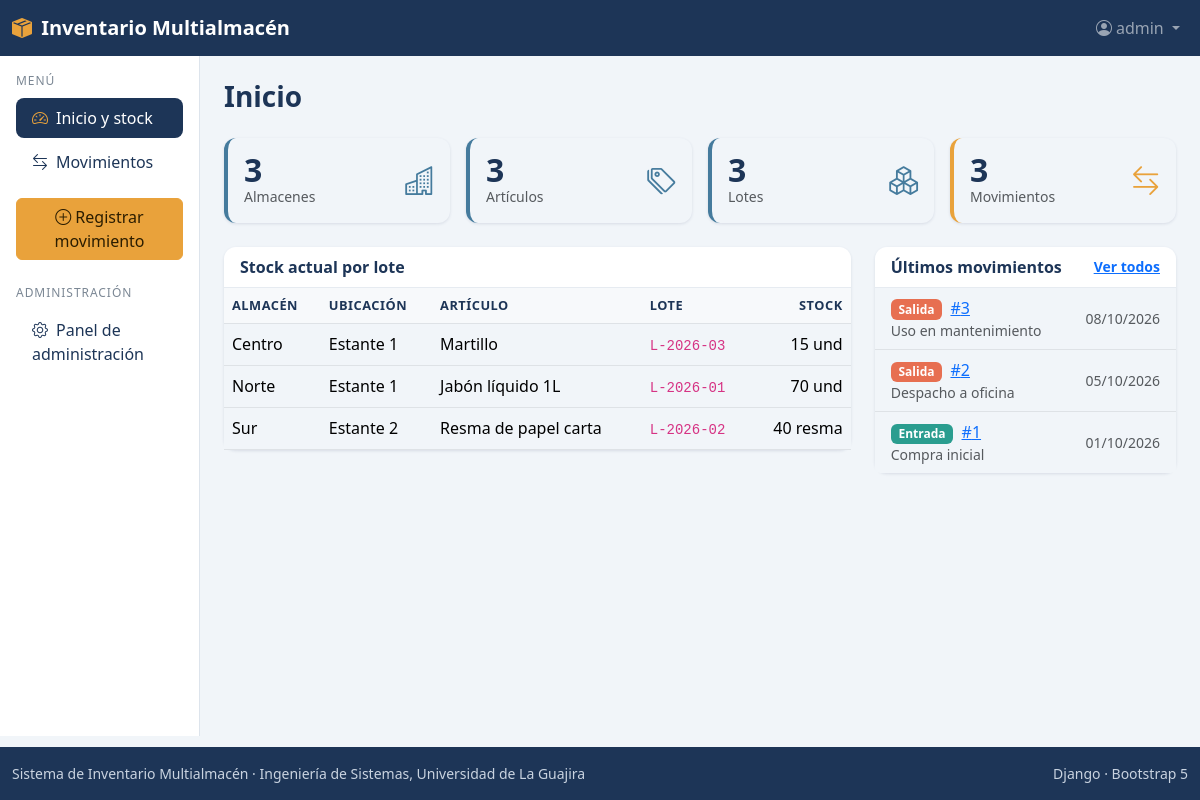
The app's page / (signed in) with its own data.
### lotes/models.py (models this page shows, shortened)
class Lote(models.Model):
    pk_lot_id = models.AutoField(primary_key=True)
    fk_art = models.ForeignKey(
        'articulos.Articulo', on_delete=models.CASCADE,
        db_column='fk_art_id', related_name='lotes',
        verbose_name='artículo',
    )
    fk_ubi = models.ForeignKey(
        'ubicaciones.Ubicacion', on_delete=models.PROTECT,
        db_column='fk_ubi_id', related_name='lotes',
        verbose_name='ubicación',
    )
    lot_codigo = models.CharField(max_length=30)
    lot_fecha_vencimiento = models.DateField(null=True, blank=True)
    class Meta:
        db_table = 'tbl_lote'
        constraints = [
            models.UniqueConstraint(fields=['fk_art', 'lot_codigo'],
                                    name='uq_lote_articulo_codigo'),
        ]

### ubicaciones/models.py (models this page shows, shortened)
class Ubicacion(models.Model):
    pk_ubi_id = models.AutoField(primary_key=True)
    fk_alm = models.ForeignKey(
        'almacenes.Almacen', on_delete=models.CASCADE,
        db_column='fk_alm_id', related_name='ubicaciones',
        verbose_name='almacén',
    )
    ubi_estante = models.CharField(max_length=30)
    ubi_descripcion = models.CharField(max_length=100, blank=True)
    class Meta:
        db_table = 'tbl_ubicacion'
        verbose_name = 'ubicación'
        verbose_name_plural = 'ubicaciones'
        constraints = [
            models.UniqueConstraint(fields=['fk_alm', 'ubi_estante'],
                                    name='uq_ubicacion_almacen_estante'),
        ]

### almacenes/models.py (models this page shows, shortened)
class Almacen(models.Model):
    pk_alm_id = models.AutoField(primary_key=True)
    alm_nombre = models.CharField(max_length=100, unique=True)
    alm_direccion = models.CharField(max_length=150)
    class Meta:
        db_table = 'tbl_almacen'
        verbose_name = 'almacén'
        verbose_name_plural = 'almacenes'

### articulos/models.py (models this page shows, shortened)
class Articulo(models.Model):
    pk_art_id = models.AutoField(primary_key=True)
    fk_cat = models.ForeignKey(
        'categorias.Categoria', on_delete=models.PROTECT,
        db_column='fk_cat_id', related_name='articulos',
        verbose_name='categoría',
    )
    art_codigo = models.CharField(max_length=30, unique=True)
    art_nombre = models.CharField(max_length=100)
    art_unidad = models.CharField(max_length=20)
    art_usa_lote = models.BooleanField(
        'se maneja por lotes', default=True,
        help_text='Desmarcar si el artículo solo se cuenta por cantidad.')
    class Meta:
        db_table = 'tbl_articulo'
        verbose_name = 'artículo'
        verbose_name_plural = 'artículos'

### movimientos/models.py (models this page shows, shortened)
class Movimiento(models.Model):
    ENTRADA = 'entrada'
    SALIDA = 'salida'
    TIPOS = [
        (ENTRADA, 'Entrada'),
        (SALIDA, 'Salida'),
    ]
    pk_mov_id = models.AutoField(primary_key=True)
    mov_fecha = models.DateField()
    mov_tipo = models.CharField(max_length=10, choices=TIPOS)
    mov_observacion = models.CharField(max_length=200, blank=True)
    lotes = models.ManyToManyField(
        'lotes.Lote', through='detalles_movimiento.DetalleMovimiento',
        related_name='movimientos',
    )
    class Meta:
        db_table = 'tbl_movimiento'
        verbose_name = 'movimiento'
        verbose_name_plural = 'movimientos'

### inicio/views.py (the view)
# urls.py: path('', views.InicioView.as_view(), name='inicio'),
class InicioView(LoginRequiredMixin, TemplateView):
    template_name = 'inicio/inicio.html'
    def get_context_data(self, **kwargs):
        ctx = super().get_context_data(**kwargs)
        ctx['total_almacenes'] = Almacen.objects.count()
        ctx['total_articulos'] = Articulo.objects.count()
        ctx['total_lotes'] = Lote.objects.count()
        ctx['total_movimientos'] = Movimiento.objects.count()
        ctx['lotes'] = (lotes_con_stock()
                        .order_by('fk_ubi__fk_alm__alm_nombre', 'fk_art__art_nombre'))
        ctx['ultimos'] = Movimiento.objects.order_by('-mov_fecha', '-pk_mov_id')[:5]
        return ctx

### detalles_movimiento/stock.py (called while the page is built)
def lotes_con_stock():
    from lotes.models import Lote
    campo = DecimalField(max_digits=12, decimal_places=2)
    cero = Value(CERO, output_field=campo)
    entradas = Coalesce(
        Sum('detalles__det_cantidad',
            filter=Q(detalles__fk_mov__mov_tipo='entrada')),
        cero, output_field=campo)
    salidas = Coalesce(
        Sum('detalles__det_cantidad',
            filter=Q(detalles__fk_mov__mov_tipo='salida')),
        cero, output_field=campo)
    return (Lote.objects.select_related('fk_art', 'fk_ubi__fk_alm')
            .annotate(stock_calc=entradas - salidas))

### templates/inicio/inicio.html (shortened to what this page needs)
{% extends 'base.html' %}
{% block contenido %}
<h1 class="h3 titulo-pagina mb-4">Inicio</h1>
<div class="row g-3 mb-4">
  <div class="col-6 col-xl-3"><div class="card kpi"><div class="card-body d-flex justify-content-between align-items-center">
    <div><div class="kpi-numero">{{ total_almacenes }}</div><div class="text-muted small">Almacenes</div></div><i class="bi bi-buildings"></i></div></div></div>
  <div class="col-6 col-xl-3"><div class="card kpi"><div class="card-body d-flex justify-content-between align-items-center">
    <div><div class="kpi-numero">{{ total_articulos }}</div><div class="text-muted small">Artículos</div></div><i class="bi bi-tags"></i></div></div></div>
  <div class="col-6 col-xl-3"><div class="card kpi"><div class="card-body d-flex justify-content-between align-items-center">
    <div><div class="kpi-numero">{{ total_lotes }}</div><div class="text-muted small">Lotes</div></div><i class="bi bi-boxes"></i></div></div></div>
  <div class="col-6 col-xl-3"><div class="card kpi kpi-acento"><div class="card-body d-flex justify-content-between align-items-center">
    <div><div class="kpi-numero">{{ total_movimientos }}</div><div class="text-muted small">Movimientos</div></div><i class="bi bi-arrow-left-right"></i></div></div></div>
</div>
<div class="row g-4">
  <div class="col-xl-8">
    <div class="card">
      <div class="card-header">Stock actual por lote</div>
      <div class="table-responsive">
        <table class="table table-hover align-middle mb-0">
          <thead><tr><th>Almacén</th><th>Ubicación</th><th>Artículo</th><th>Lote</th><th class="text-end">Stock</th></tr></thead>
          <tbody>
          {% for lote in lotes %}
            <tr>
              <td>{{ lote.fk_ubi.fk_alm.alm_nombre }}</td>
              <td>{{ lote.fk_ubi.ubi_estante }}</td>
              <td>{{ lote.fk_art.art_nombre }}</td>
              <td><code>{{ lote.lot_codigo }}</code></td>
              <td class="text-end {% if lote.stock_calc <= 0 %}stock-cero{% endif %}">{{ lote.stock_calc|floatformat:"-2" }} {{ lote.fk_art.art_unidad }}</td>
            </tr>
          {% empty %}
            <tr><td colspan="5" class="text-center text-muted py-4">Aún no hay lotes registrados.</td></tr>
          {% endfor %}
          </tbody>
        </table>
      </div>
    </div>
  </div>
  <div class="col-xl-4">
    <div class="card">
      <div class="card-header d-flex justify-content-between align-items-center">
        Últimos movimientos
        {% if perms.movimientos.view_movimiento %}<a class="small" href="{% url 'movimientos:lista' %}">Ver todos</a>{% endif %}
      </div>
      <ul class="list-group list-group-flush">
        {% for m in ultimos %}
        <li class="list-group-item d-flex justify-content-between align-items-center">
          <div>
            <span class="badge {% if m.mov_tipo == 'entrada' %}badge-entrada{% else %}badge-salida{% endif %}">{{ m.get_mov_tipo_display }}</span>
            {% if perms.movimientos.view_movimiento %}<a href="{% url 'movimientos:detalle' m.pk_mov_id %}" class="ms-1">#{{ m.pk_mov_id }}</a>{% else %}<span class="ms-1">#{{ m.pk_mov_id }}</span>{% endif %}
            <div class="small text-muted">{{ m.mov_observacion|default:"Sin observación" }}</div>
          </div>
          <span class="small text-muted">{{ m.mov_fecha|date:"d/m/Y" }}</span>
        </li>
        {% empty %}
        <li class="list-group-item text-muted">Sin movimientos todavía.</li>
        {% endfor %}
      </ul>
    </div>
  </div>
</div>
{% endblock %}

### templates/base.html (shortened to what this page needs)
{% load static %}<!DOCTYPE html>
<html lang="es">
<head>
  <link href="https://cdn.jsdelivr.net/npm/bootstrap@5.3.3/dist/css/bootstrap.min.css" rel="stylesheet">
  <link href="https://cdn.jsdelivr.net/npm/bootstrap-icons@1.11.3/font/bootstrap-icons.min.css" rel="stylesheet">
  <link href="{% static 'css/inventario.css' %}" rel="stylesheet">
</head>
<body class="d-flex flex-column min-vh-100">
  <nav class="navbar navbar-expand navbar-dark navbar-inv sticky-top">
    <div class="container-fluid">
      <a class="navbar-brand fw-semibold" href="{% url 'inicio:inicio' %}">
        <i class="bi bi-box-seam-fill me-1"></i> Inventario Multialmacén
      </a>
      <ul class="navbar-nav ms-auto align-items-center">
        {% if user.is_authenticated %}
        <li class="nav-item dropdown">
          <a class="nav-link dropdown-toggle" href="#" role="button" data-bs-toggle="dropdown">
            <i class="bi bi-person-circle me-1"></i>{{ user.get_username }}
          </a>
        </li>
        {% else %}
        <li class="nav-item"><a class="nav-link" href="{% url 'inicio:ingresar' %}">Ingresar</a></li>
        {% endif %}
      </ul>
    </div>
  </nav>
  <div class="container-fluid flex-grow-1">
    <div class="row">
      {% if user.is_authenticated %}
      <aside id="menu-lateral" class="col-lg-2 collapse d-lg-block aside-inv p-3">
        <p class="aside-titulo mb-2">Menú</p>
        <ul class="nav nav-pills flex-column gap-1">
          <li class="nav-item">
            <a class="nav-link {% if request.resolver_match.app_name == 'inicio' %}active{% endif %}" href="{% url 'inicio:inicio' %}">
              <i class="bi bi-speedometer2 me-2"></i>Inicio y stock</a>
          </li>
          {% if perms.movimientos.view_movimiento %}
          <li class="nav-item">
            <a class="nav-link {% if request.resolver_match.app_name == 'movimientos' %}active{% endif %}" href="{% url 'movimientos:lista' %}">
              <i class="bi bi-arrow-left-right me-2"></i>Movimientos</a>
          </li>
          {% endif %}
        </ul>
        {% if perms.movimientos.add_movimiento %}
        <a href="{% url 'movimientos:crear' %}" class="btn btn-accent w-100 mt-3">
          <i class="bi bi-plus-circle me-1"></i>Registrar movimiento</a>
        {% endif %}
        {% if user.is_staff %}
        <p class="aside-titulo mt-4 mb-2">Administración</p>
        <ul class="nav nav-pills flex-column gap-1">
          <li class="nav-item">
            <a class="nav-link" href="{% url 'admin:index' %}"><i class="bi bi-gear me-2"></i>Panel de administración</a>
          </li>
        </ul>
        {% endif %}
      </aside>
      {% endif %}
      <main class="{% if user.is_authenticated %}col-lg-10{% else %}col-12{% endif %} p-4">
        {% block contenido %}{% endblock %}
      </main>
    </div>
  </div>
  <footer class="footer-inv py-3 mt-auto">
    <div class="container-fluid d-flex flex-column flex-md-row justify-content-between gap-1">
      <span>Sistema de Inventario Multialmacén · Ingeniería de Sistemas, Universidad de La Guajira</span>
      <span>Django · Bootstrap 5</span>
    </div>
  </footer>
</body>
</html>

### static/css/inventario.css (style rules this page uses)
:root { --inv-primary: #1d3557; --inv-primary-dark: #12233b; --inv-secondary: #457b9d; --inv-accent: #e9a23b; --inv-bg: #f1f5f9; --inv-entrada: #2a9d8f; --inv-salida: #e76f51; --bs-primary: var(--inv-primary); --bs-primary-rgb: 29, 53, 87; --bs-link-color: var(--inv-secondary); --bs-link-hover-color: var(--inv-primary); --bs-body-bg: var(--inv-bg); }
body { background: var(--inv-bg); }
.navbar-inv { background: var(--inv-primary); }
.navbar-inv .navbar-brand i { color: var(--inv-accent); }
.btn-accent { --bs-btn-color: #2b1d00; --bs-btn-bg: var(--inv-accent); --bs-btn-border-color: var(--inv-accent); --bs-btn-hover-color: #2b1d00; --bs-btn-hover-bg: #d8912a; --bs-btn-hover-border-color: #d8912a; }
.aside-inv { background: #fff; border-right: 1px solid #dde4ec; min-height: calc(100vh - 56px - 64px); }
.aside-inv .nav-link { color: var(--inv-primary); border-radius: .5rem; font-weight: 500; }
.aside-inv .nav-link.active { background: var(--inv-primary); color: #fff; }
.aside-inv .nav-link.active i { color: var(--inv-accent); }
.aside-titulo { font-size: .75rem; letter-spacing: .08em; text-transform: uppercase; color: #7b8794; }
.card { border: 0; border-radius: .75rem; box-shadow: 0 1px 3px rgba(29, 53, 87, .12); }
.card-header { background: #fff; border-bottom: 1px solid #e6ebf1; font-weight: 600; color: var(--inv-primary); border-radius: .75rem .75rem 0 0 !important; }
.table thead th { background: #f7f9fb; color: var(--inv-primary); font-size: .8rem; text-transform: uppercase; letter-spacing: .04em; }
.titulo-pagina { color: var(--inv-primary); font-weight: 700; }
.kpi { border-left: 4px solid var(--inv-secondary); }
.kpi .kpi-numero { font-size: 2rem; font-weight: 700; color: var(--inv-primary); line-height: 1; }
.kpi i { font-size: 1.8rem; color: var(--inv-secondary); }
.kpi-acento { border-left-color: var(--inv-accent); }
.kpi-acento i { color: var(--inv-accent); }
.badge-entrada { background: var(--inv-entrada); }
.badge-salida { background: var(--inv-salida); }
.footer-inv { background: var(--inv-primary); color: #c9d3e0; font-size: .875rem; }

### records on screen
Lote: fk_ubi.fk_alm.alm_nombre "Centro", fk_ubi.ubi_estante "Estante 1", fk_art.art_nombre "Martillo", lot_codigo "L-2026-03", stock_calc "15", fk_art.art_unidad "und"
Lote: fk_ubi.fk_alm.alm_nombre "Norte", fk_ubi.ubi_estante "Estante 1", fk_art.art_nombre "Jabón líquido 1L", lot_codigo "L-2026-01", stock_calc "70", fk_art.art_unidad "und"
Lote: fk_ubi.fk_alm.alm_nombre "Sur", fk_ubi.ubi_estante "Estante 2", fk_art.art_nombre "Resma de papel carta", lot_codigo "L-2026-02", stock_calc "40", fk_art.art_unidad "resma"
Movimiento: mov_tipo "Salida", pk_mov_id "3", mov_observacion "Uso en mantenimiento", mov_fecha "08/10/2026"
Movimiento: mov_tipo "Salida", pk_mov_id "2", mov_observacion "Despacho a oficina", mov_fecha "05/10/2026"
Movimiento: mov_tipo "Entrada", pk_mov_id "1", mov_observacion "Compra inicial", mov_fecha "01/10/2026"

### other values on screen
{{ user.get_username }} "admin"
{{ total_almacenes }} "3"
{{ total_articulos }} "3"
{{ total_lotes }} "3"
{{ total_movimientos }} "3"
